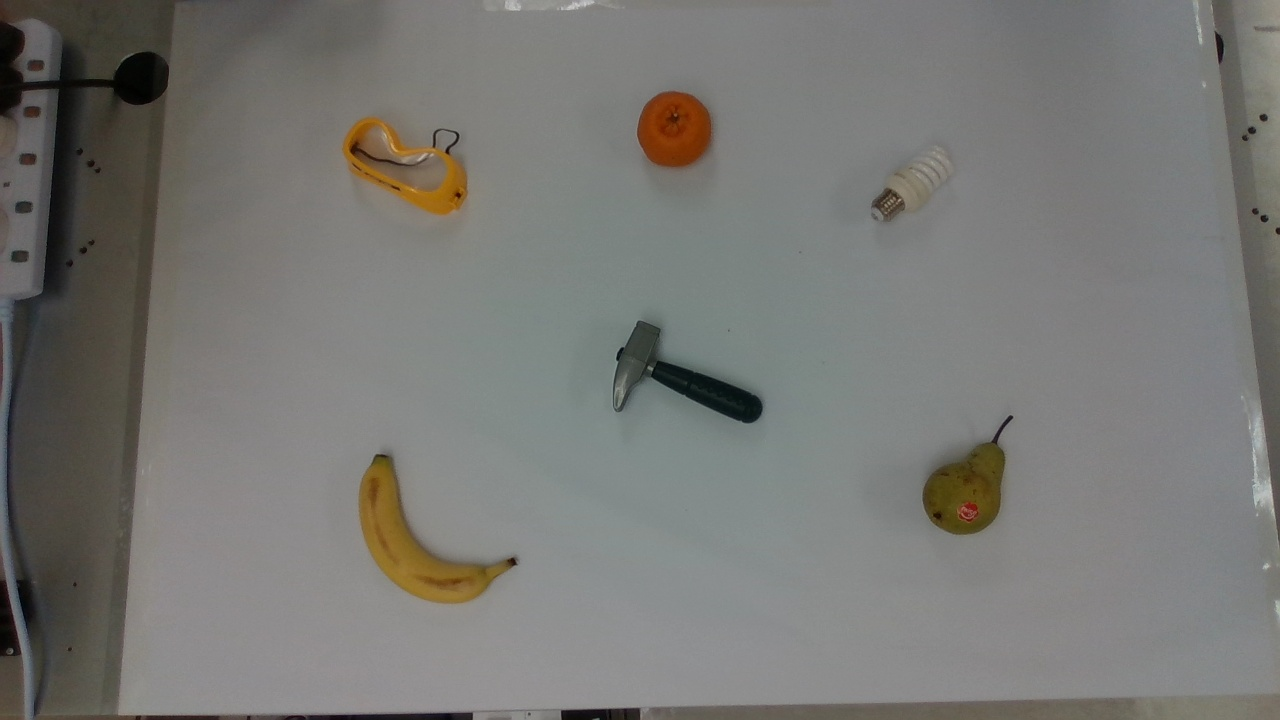
#> input picture python_solution/draw_grasping/0.jpg, 1280 x 720 px
$ python main.py
#> lines starting #> are read from the running program, lines starting #| are printed output that depends on the picture; after the words box and inside, x2 and y2 are one past the last pixel; in counts of white or black regions, pixels touching at a corner belong together
import cv2
import math


def draw_grasping(img, center_x, center_y, angel):
    x1 = int(90 * math.cos(angel) - 10 * math.sin(angel) + center_x)
    y1 = int(90 * math.sin(angel) + 10 * math.cos(angel) + center_y)

    x2 = int(70 * math.cos(angel) - 10 * math.sin(angel) + center_x)
    y2 = int(70 * math.sin(angel) + 10 * math.cos(angel) + center_y)

    x3 = int(70 * math.cos(angel) + 10 * math.sin(angel) + center_x)
    y3 = int(70 * math.sin(angel) - 10 * math.cos(angel) + center_y)

    x4 = int(90 * math.cos(angel) + 10 * math.sin(angel) + center_x)
    y4 = int(90 * math.sin(angel) - 10 * math.cos(angel) + center_y)

    cv2.line(img, (x1, y1), (x2, y2), (255, 0, 0), 3)
    cv2.line(img, (x2, y2), (x3, y3), (255, 0, 0), 3)
    cv2.line(img, (x3, y3), (x4, y4), (255, 0, 0), 3)
    cv2.line(img, (x4, y4), (x1, y1), (255, 0, 0), 3)


# Press the green button in the gutter to run the script.
if __name__ == '__main__':
    center_x1, center_y1 = 912.1343, 181.50093
    center_x2, center_y2 = 405.3361, 158.3884
    center_x3, center_y3 = 653.05676, 378.2073
    center_x4, center_y4 = 673.5327, 130.30548
    center_x5, center_y5 = 965.5416, 486.4309
    center_x6, center_y6 = 409.07892, 529.0702


    img = cv2.imread('./0.jpg')
#> img is the input picture: shape (720, 1280, 3); mean B, G, R 116.1, 119.6, 119.9
    for i in range(6):
        draw_grasping(img, center_x1, center_y1, -0.67571485 + 3.14159265 / 3 * i)
        draw_grasping(img, center_x2, center_y2, -1.1097399 + 3.14159265 / 3 * i)
        draw_grasping(img, center_x3, center_y3, -0.9652691 + 3.14159265 / 3 * i)
        draw_grasping(img, center_x4, center_y4, -1.5653238 + 3.14159265 / 3 * i)
        draw_grasping(img, center_x5, center_y5, -1.246181 + 3.14159265 / 3 * i)
        draw_grasping(img, center_x6, center_y6, -0.74276346 + 3.14159265 / 3 * i)
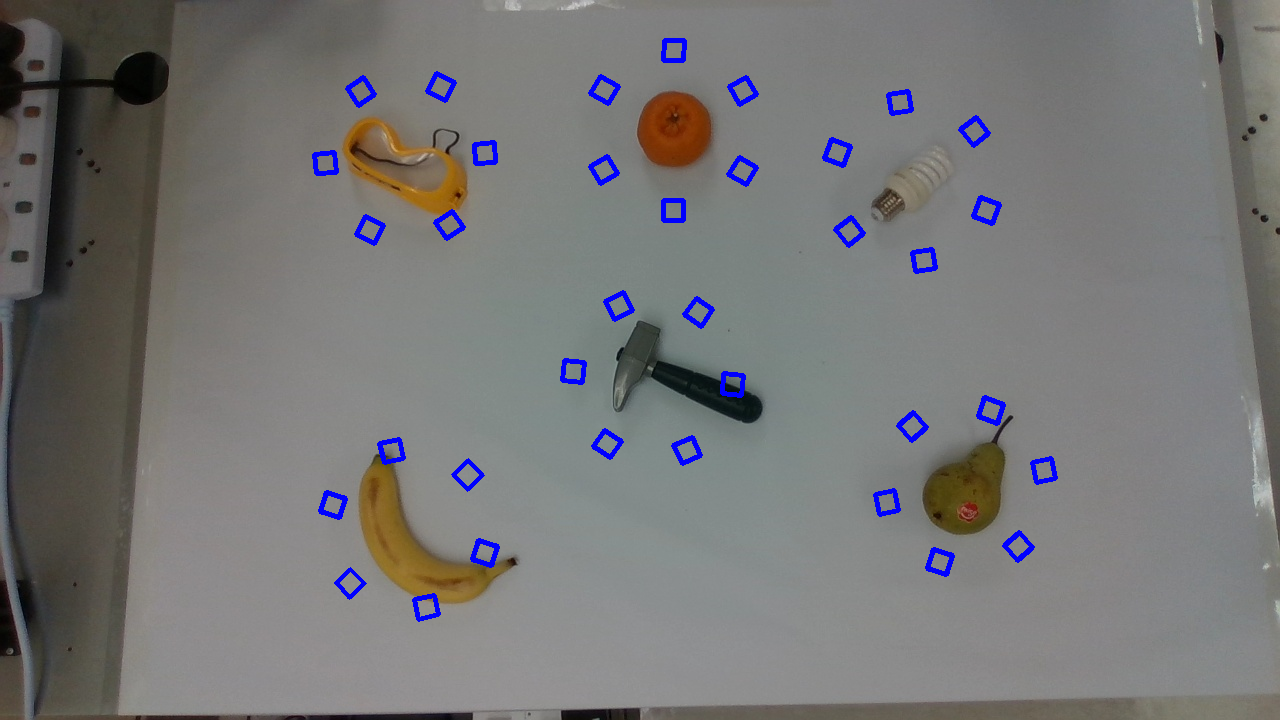
#> img: shape (720, 1280, 3); 1.5% of pixels changed, all inside (x1, y1, x2, y2) = (312, 38, 1058, 622)

    cv2.circle(img, (math.ceil(center_x1), math.ceil(center_y1)), 5, (0, 0, 255), 3)
#> img: shape (720, 1280, 3); 0.02% of pixels changed, all inside (x1, y1, x2, y2) = (906, 175, 921, 190)
    cv2.circle(img, (math.ceil(center_x2), math.ceil(center_y2)), 5, (0, 0, 255), 3)
#> img: shape (720, 1280, 3); mean B, G, R 118, 117.6, 118
    cv2.circle(img, (math.ceil(center_x3), math.ceil(center_y3)), 5, (0, 0, 255), 3)
#> img: shape (720, 1280, 3); mean B, G, R 118, 117.6, 118.1
    cv2.circle(img, (math.ceil(center_x4), math.ceil(center_y4)), 5, (0, 0, 255), 3)
#> img: shape (720, 1280, 3); mean B, G, R 118, 117.6, 118.1
    cv2.circle(img, (math.ceil(center_x5), math.ceil(center_y5)), 5, (0, 0, 255), 3)
#> img: shape (720, 1280, 3); mean B, G, R 118, 117.6, 118.1
    cv2.circle(img, (math.ceil(center_x6), math.ceil(center_y6)), 5, (0, 0, 255), 3)
#> img: shape (720, 1280, 3); mean B, G, R 118, 117.6, 118.2


    cv2.imshow('image', img)
    cv2.waitKey(0)
    cv2.destroyAllWindows()


# 0
# 912.1343 181.50093 -0.67571485 -38.7156091279465
# 1
# 405.3361 158.3884 -1.1097399 -63.58341267902975
# 2
# 653.05676 378.2073 -0.9652691 -55.30584494273027
# 3
# 673.5327 130.30548 -1.5653238 -89.6864491127321
# 5
# 965.5416 486.4309 -1.246181 -71.40091253268982
# 9
# 409.07892 529.0702 -0.74276346 -42.557211464969406

$ run again, with python_solution/draw_grasping/1.jpg copied over python_solution/draw_grasping/0.jpg
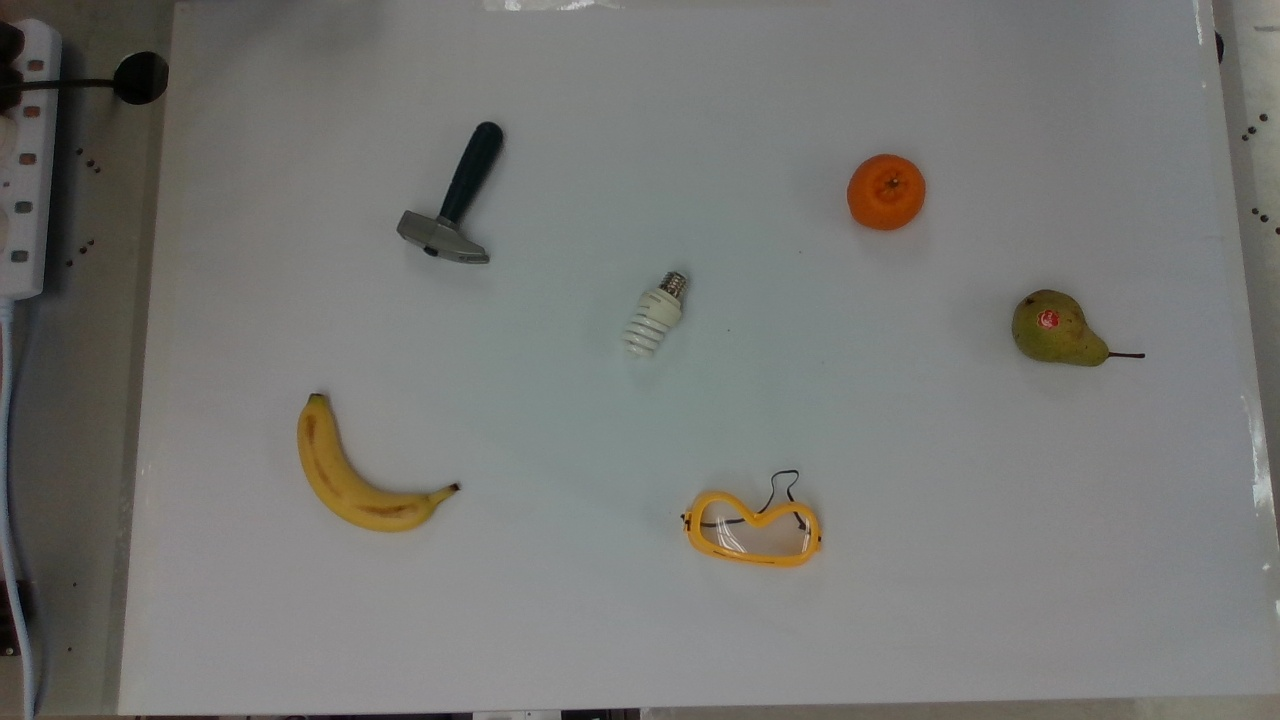
#> input picture python_solution/draw_grasping/1.jpg, 1280 x 720 px
#> img is the input picture: shape (720, 1280, 3); mean B, G, R 116, 119, 118.8
#> after the loop `for i in range(6):`:
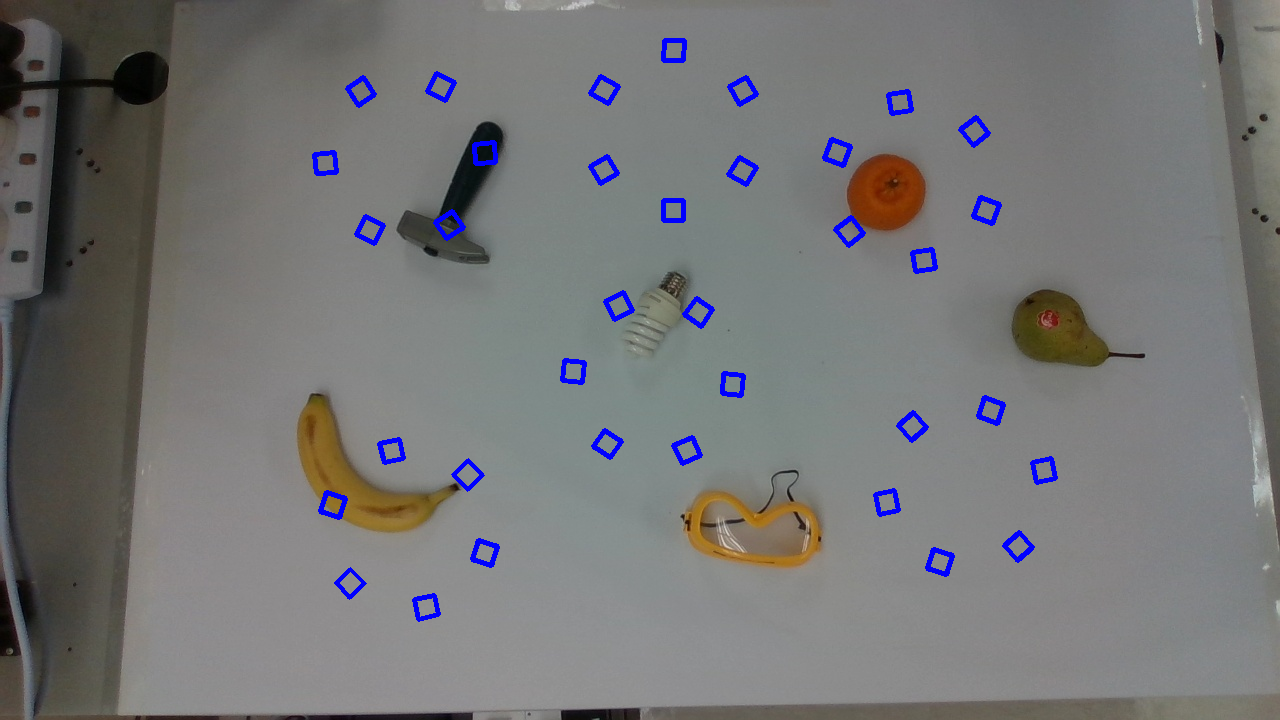
#> img: shape (720, 1280, 3); 1.5% of pixels changed, all inside (x1, y1, x2, y2) = (312, 38, 1058, 622)

$ run again, with python_solution/draw_grasping/2.jpg copied over python_solution/draw_grasping/0.jpg
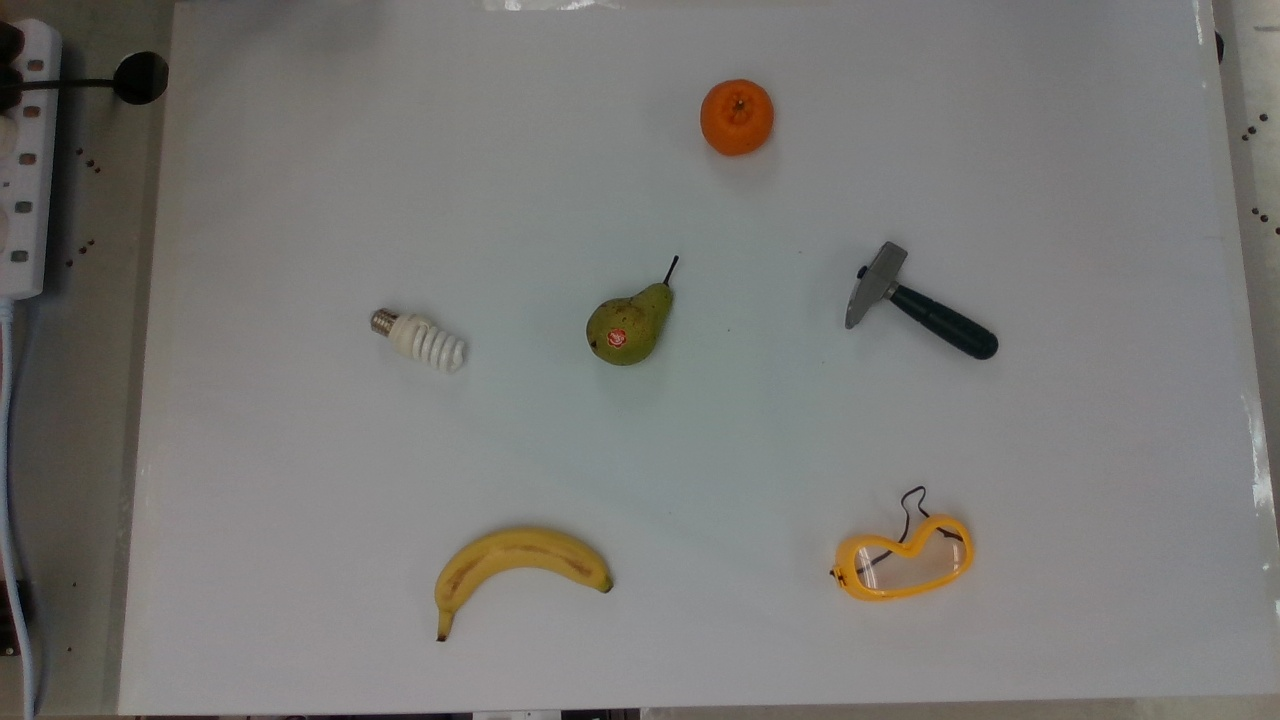
#> input picture python_solution/draw_grasping/2.jpg, 1280 x 720 px
#> img is the input picture: shape (720, 1280, 3); mean B, G, R 117.6, 120.3, 121.4
#> after the loop `for i in range(6):`:
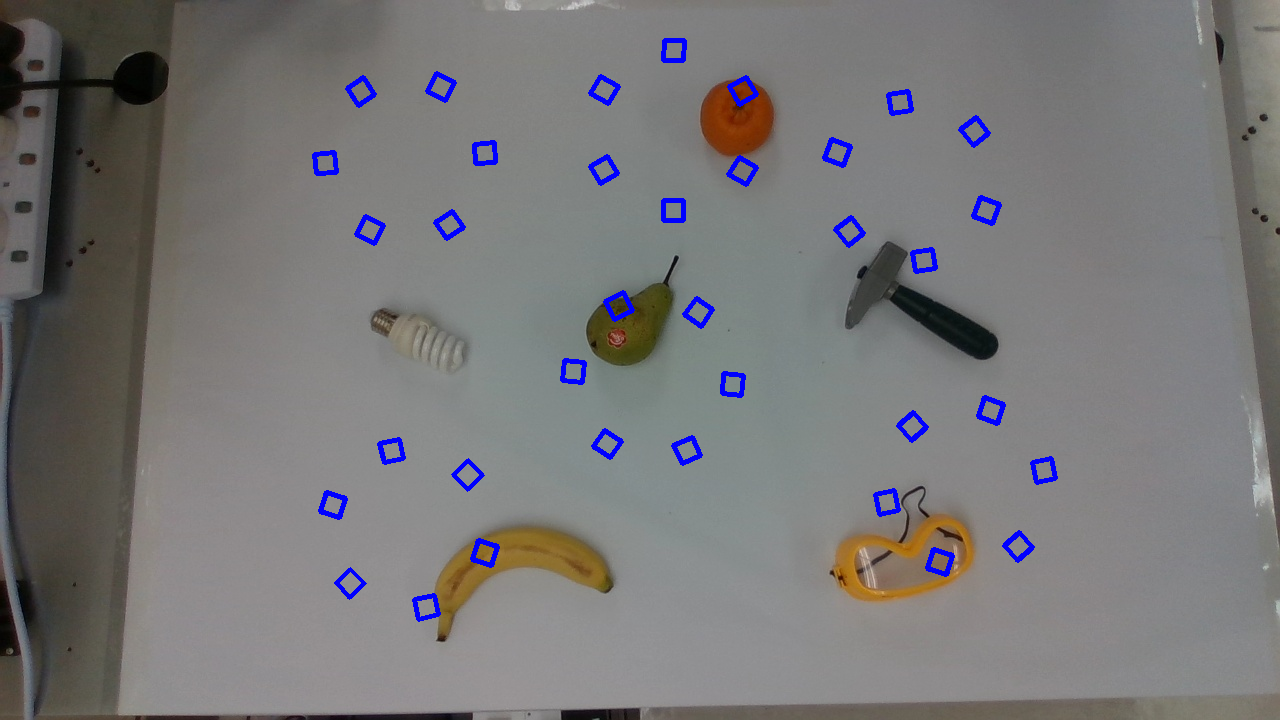
#> img: shape (720, 1280, 3); 1.5% of pixels changed, all inside (x1, y1, x2, y2) = (312, 38, 1058, 622)
